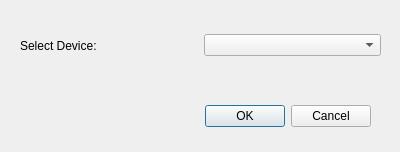
<?xml version="1.0" encoding="UTF-8"?>
<ui version="4.0">
 <class>DialogSelectCamera</class>
 <widget class="QDialog" name="DialogSelectCamera">
  <property name="geometry">
   <rect>
    <x>0</x>
    <y>0</y>
    <width>400</width>
    <height>152</height>
   </rect>
  </property>
  <property name="windowTitle">
   <string>Dialog</string>
  </property>
  <widget class="QDialogButtonBox" name="buttonBox">
   <property name="geometry">
    <rect>
     <x>30</x>
     <y>100</y>
     <width>341</width>
     <height>32</height>
    </rect>
   </property>
   <property name="orientation">
    <enum>Qt::Horizontal</enum>
   </property>
   <property name="standardButtons">
    <set>QDialogButtonBox::Cancel|QDialogButtonBox::Ok</set>
   </property>
  </widget>
  <widget class="QWidget" name="horizontalLayoutWidget">
   <property name="geometry">
    <rect>
     <x>20</x>
     <y>20</y>
     <width>361</width>
     <height>51</height>
    </rect>
   </property>
   <layout class="QHBoxLayout" name="horizontalLayout">
    <item>
     <widget class="QLabel" name="label">
      <property name="text">
       <string>Select Device: </string>
      </property>
     </widget>
    </item>
    <item>
     <widget class="QComboBox" name="comboboxCameras"/>
    </item>
   </layout>
  </widget>
 </widget>
 <resources/>
 <connections>
  <connection>
   <sender>buttonBox</sender>
   <signal>accepted()</signal>
   <receiver>DialogSelectCamera</receiver>
   <slot>accept()</slot>
   <hints>
    <hint type="sourcelabel">
     <x>248</x>
     <y>254</y>
    </hint>
    <hint type="destinationlabel">
     <x>157</x>
     <y>274</y>
    </hint>
   </hints>
  </connection>
  <connection>
   <sender>buttonBox</sender>
   <signal>rejected()</signal>
   <receiver>DialogSelectCamera</receiver>
   <slot>reject()</slot>
   <hints>
    <hint type="sourcelabel">
     <x>316</x>
     <y>260</y>
    </hint>
    <hint type="destinationlabel">
     <x>286</x>
     <y>274</y>
    </hint>
   </hints>
  </connection>
 </connections>
</ui>
